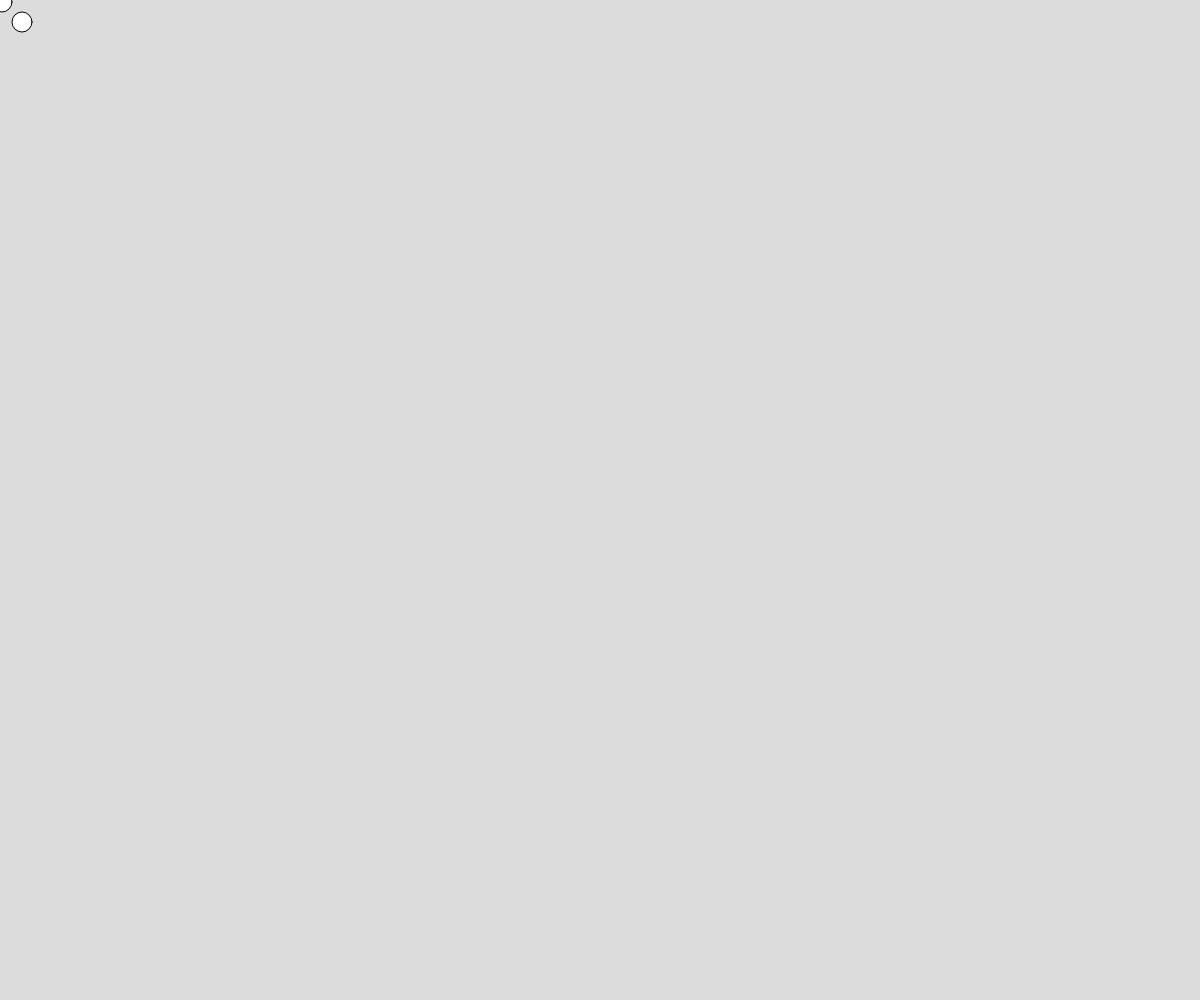
Frame 1 (no input)
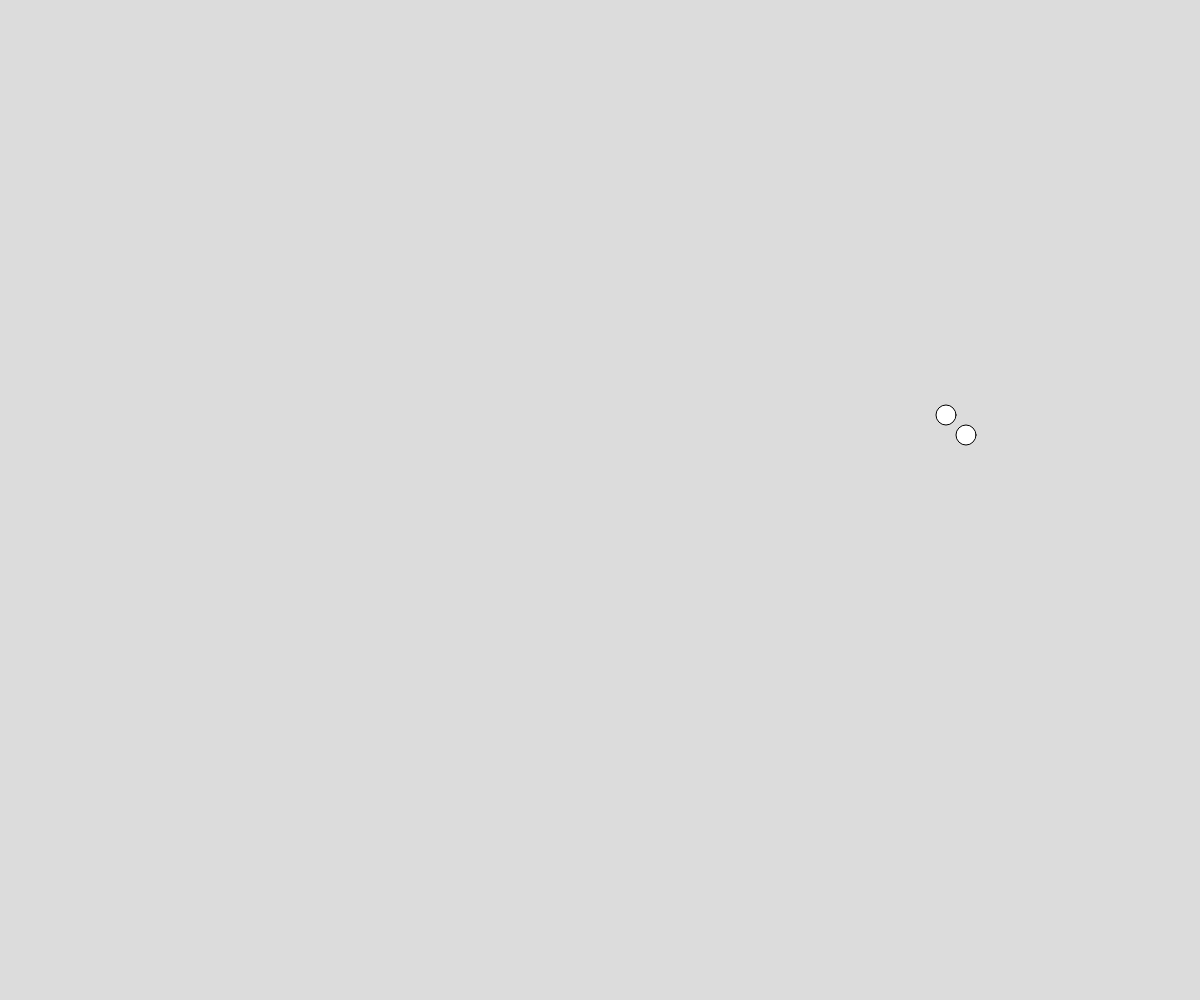
Frame 60 (no input)
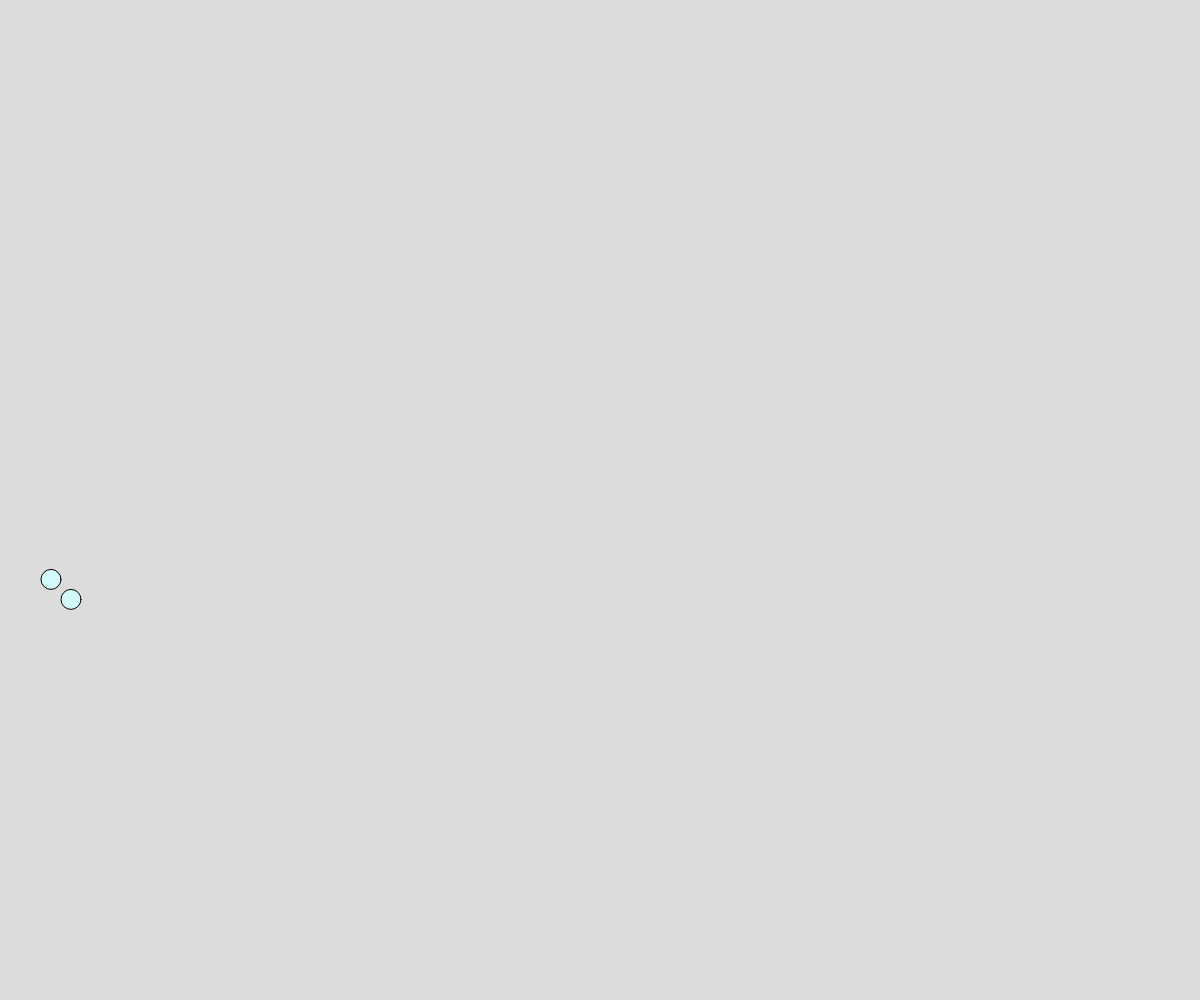
Frame 120 (the mouse pressed at the canvas centre since frame 60)

The p5.js sketch that drew these frames (run headless with seeded random() and noise() and a simulated clock; from frame 60 on, the mouse is pressed at the canvas centre):

// p5.js sketch
// ── sketch.js

function setup() { 
  createCanvas(windowWidth, windowHeight);
} 

var x = 1;
var y = 1;
var xpos = 1;
var ypos = 1;

function draw() {
x = x + 1 * xpos;
y = y + 1 * ypos;	
xpos = xpos + 0.5;
ypos = ypos + 0.2;
background(220);
ellipse(x,y,20,20);
ellipse(x + 20, y + 20, 20,20);
	
		if(x >= windowWidth || x <= 0 ){
	xpos = xpos * -1;
			fill(0,0,0);
	}

	
	if(y >= windowHeight || y <= 0){
	ypos = ypos * -1;
	fill(210,250,250);
	}
	
}
